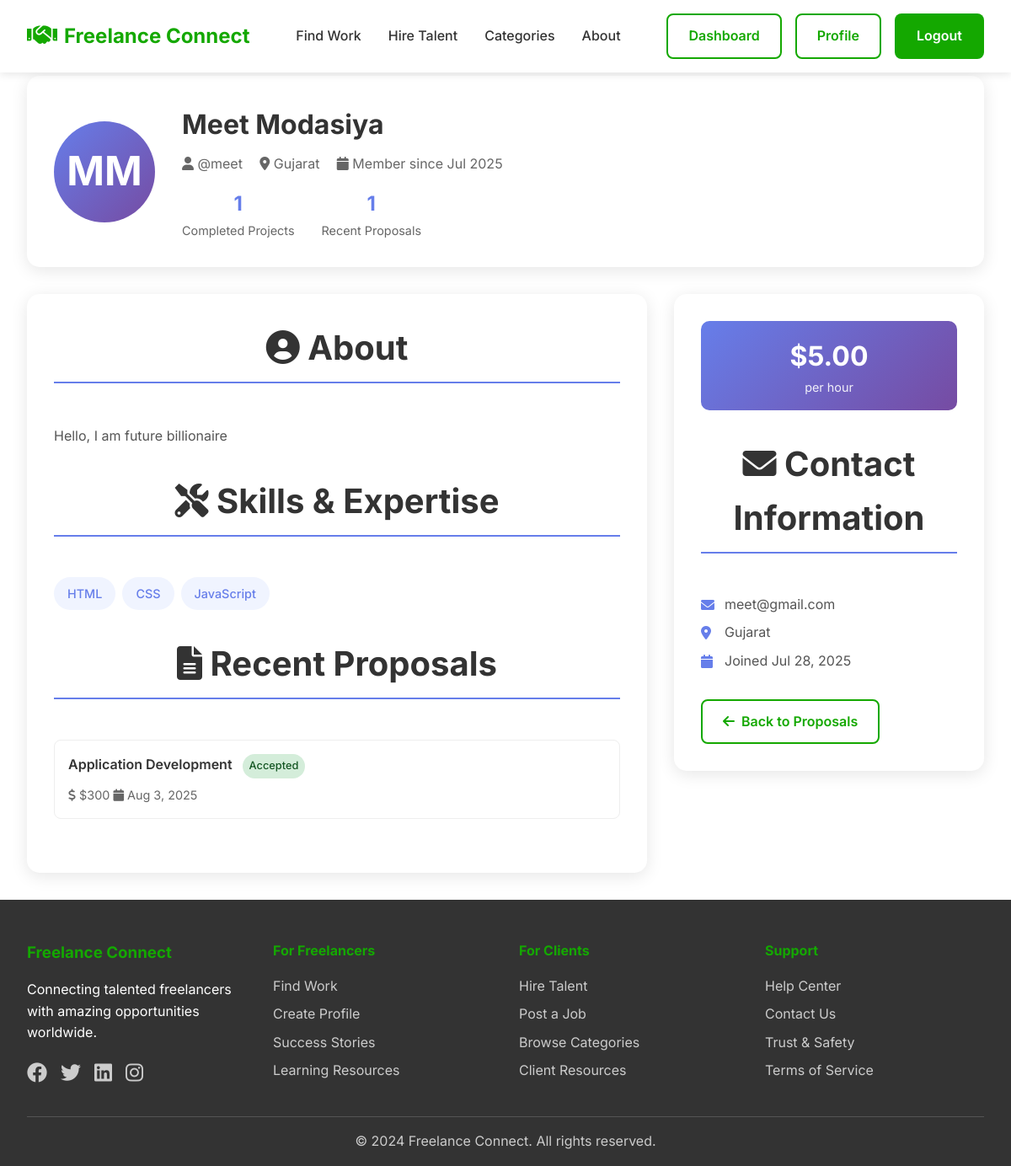
/freelance-connect/view-freelancer-profile.php?id=4 (signed in), run on the app's committed database.
### tables this page shows
CREATE TABLE `users` (
  `id` int(11) NOT NULL,
  `username` varchar(50) NOT NULL,
  `email` varchar(100) NOT NULL,
  `password_hash` varchar(255) NOT NULL,
  `first_name` varchar(50) NOT NULL,
  `last_name` varchar(50) NOT NULL,
  `user_type` enum('freelancer','client') NOT NULL,
  `profile_image` varchar(255) DEFAULT NULL,
  `bio` text DEFAULT NULL,
  `skills` text DEFAULT NULL,
  `hourly_rate` decimal(10,2) DEFAULT NULL,
  `location` varchar(100) DEFAULT NULL,
  `created_at` timestamp NOT NULL DEFAULT current_timestamp(),
  `updated_at` timestamp NOT NULL DEFAULT current_timestamp() ON UPDATE current_timestamp(),
  `status` enum('active','suspended','banned') DEFAULT 'active'
);

CREATE TABLE `proposals` (
  `id` int(11) NOT NULL,
  `project_id` int(11) NOT NULL,
  `freelancer_id` int(11) NOT NULL,
  `cover_letter` text NOT NULL,
  `bid_amount` decimal(10,2) NOT NULL,
  `delivery_time` int(11) NOT NULL,
  `status` enum('pending','accepted','rejected') DEFAULT 'pending',
  `created_at` timestamp NOT NULL DEFAULT current_timestamp(),
  `admin_notes` text DEFAULT NULL
);

CREATE TABLE `projects` (
  `id` int(11) NOT NULL,
  `client_id` int(11) NOT NULL,
  `category_id` int(11) NOT NULL,
  `title` varchar(200) NOT NULL,
  `description` text NOT NULL,
  `budget_min` decimal(10,2) DEFAULT NULL,
  `budget_max` decimal(10,2) DEFAULT NULL,
  `project_type` enum('fixed','hourly') NOT NULL,
  `skills_required` text DEFAULT NULL,
  `status` enum('open','in_progress','completed','cancelled') DEFAULT 'open',
  `created_at` timestamp NOT NULL DEFAULT current_timestamp(),
  `updated_at` timestamp NOT NULL DEFAULT current_timestamp() ON UPDATE current_timestamp(),
  `admin_notes` text DEFAULT NULL
);

### freelance-connect/view-freelancer-profile.php (the view, shortened to what this page needs)
<?php
require_once 'config/db.php';
$freelancer_id = $_GET['id'] ?? '';
try {
    $stmt = $pdo->prepare("
        SELECT id, username, email, first_name, last_name, bio, skills, hourly_rate, location, profile_image, created_at
        FROM users
        WHERE id = ? AND user_type = 'freelancer'
    ");
    $stmt->execute([$freelancer_id]);
    $freelancer = $stmt->fetch(PDO::FETCH_ASSOC);
} catch (PDOException $e) {
    header("Location: view-proposals.php");
    exit();
}
try {
    $stmt = $pdo->prepare("
        SELECT COUNT(*) as completed_count
        FROM proposals p
        JOIN projects pr ON p.project_id = pr.id
        WHERE p.freelancer_id = ? AND p.status = 'accepted'
    ");
    $stmt->execute([$freelancer_id]);
    $completedProjects = $stmt->fetch(PDO::FETCH_ASSOC)['completed_count'];
} catch (PDOException $e) {
    $completedProjects = 0;
}
try {
    $stmt = $pdo->prepare("
        SELECT p.title, pr.status, pr.created_at, pr.bid_amount
        FROM proposals pr
        JOIN projects p ON pr.project_id = p.id
        WHERE pr.freelancer_id = ?
        ORDER BY pr.created_at DESC
        LIMIT 5
    ");
    $stmt->execute([$freelancer_id]);
    $recentProposals = $stmt->fetchAll(PDO::FETCH_ASSOC);
} catch (PDOException $e) {
    $recentProposals = [];
}
$skills = !empty($freelancer['skills']) ? explode(', ', $freelancer['skills']) : [];
?>
<!DOCTYPE html>
<html lang="en">
<head>
    <link rel="stylesheet" href="assets/css/style.css">
    <link href="https://cdnjs.cloudflare.com/ajax/libs/font-awesome/6.0.0/css/all.min.css" rel="stylesheet">
</head>
<body>
    <?php include 'includes/header.php'; ?>
    <div class="profile-container">
        <div class="back-link">
            <a href="view-proposals.php">
            </a>
        </div>
        <div class="profile-header">
            <div class="profile-avatar">
                <?php echo strtoupper(substr($freelancer['first_name'], 0, 1) . substr($freelancer['last_name'], 0, 1)); ?>
            </div>
            <div class="profile-info">
                <h1><?php echo htmlspecialchars($freelancer['first_name'] . ' ' . $freelancer['last_name']); ?></h1>
                <div class="profile-meta">
                    <span><i class="fas fa-user"></i> @<?php echo htmlspecialchars($freelancer['username']); ?></span>
                    <?php if (!empty($freelancer['location'])): ?>
                        <span><i class="fas fa-map-marker-alt"></i>
                            <?php echo htmlspecialchars($freelancer['location']); ?></span>
                    <?php endif; ?>
                    <span><i class="fas fa-calendar"></i> Member since
                        <?php echo date('M Y', strtotime($freelancer['created_at'])); ?></span>
                </div>
                <div class="profile-stats">
                    <div class="stat-item">
                        <div class="stat-number"><?php echo $completedProjects; ?></div>
                        <div class="stat-label">Completed Projects</div>
                    </div>
                    <div class="stat-item">
                        <div class="stat-number"><?php echo count($recentProposals); ?></div>
                        <div class="stat-label">Recent Proposals</div>
                    </div>
                </div>
            </div>
        </div>
        <div class="profile-content">
            <div class="main-content">
                <?php if (!empty($freelancer['bio'])): ?>
                    <div class="section-title">
                        <i class="fas fa-user-circle"></i> About
                    </div>
                    <div class="bio-text">
                        <?php echo nl2br(htmlspecialchars($freelancer['bio'])); ?>
                    </div>
                <?php endif; ?>
                <?php if (!empty($skills)): ?>
                    <div class="skills-section">
                        <div class="section-title">
                            <i class="fas fa-tools"></i> Skills & Expertise
                        </div>
                        <div class="skills-grid">
                            <?php foreach ($skills as $skill): ?>
                                <span class="skill-tag"><?php echo htmlspecialchars(trim($skill)); ?></span>
                            <?php endforeach; ?>
                        </div>
                    </div>
                <?php endif; ?>
                <?php if (!empty($recentProposals)): ?>
                    <div class="recent-proposals">
                        <div class="section-title">
                            <i class="fas fa-file-alt"></i> Recent Proposals
                        </div>
                        <?php foreach ($recentProposals as $proposal): ?>
                            <div class="proposal-item">
                                <div class="proposal-title">
                                    <?php echo htmlspecialchars($proposal['title']); ?>
                                    <span class="proposal-status status-<?php echo $proposal['status']; ?>">
                                        <?php echo ucfirst($proposal['status']); ?>
                                    </span>
                                </div>
                                <div class="proposal-meta">
                                    <span><i class="fas fa-dollar-sign"></i>
                                        $<?php echo number_format($proposal['bid_amount']); ?></span>
                                    <span><i class="fas fa-calendar"></i>
                                        <?php echo date('M j, Y', strtotime($proposal['created_at'])); ?></span>
                                </div>
                            </div>
                        <?php endforeach; ?>
                    </div>
                <?php endif; ?>
            </div>
            <div class="sidebar">
                <?php if (!empty($freelancer['hourly_rate'])): ?>
                    <div class="hourly-rate">
                        <div class="rate-amount">$<?php echo number_format($freelancer['hourly_rate'], 2); ?></div>
                        <div class="rate-label">per hour</div>
                    </div>
                <?php endif; ?>
                <div class="contact-info">
                    <div class="section-title">
                        <i class="fas fa-envelope"></i> Contact Information
                    </div>
                    <div class="contact-item">
                        <i class="fas fa-envelope"></i>
                        <span><?php echo htmlspecialchars($freelancer['email']); ?></span>
                    </div>
                    <?php if (!empty($freelancer['location'])): ?>
                        <div class="contact-item">
                            <i class="fas fa-map-marker-alt"></i>
                            <span><?php echo htmlspecialchars($freelancer['location']); ?></span>
                        </div>
                    <?php endif; ?>
                    <div class="contact-item">
                        <i class="fas fa-calendar"></i>
                        <span>Joined <?php echo date('M j, Y', strtotime($freelancer['created_at'])); ?></span>
                    </div>
                </div>
                <div class="action-buttons">
                    <a href="view-proposals.php" class="btn btn-outline">
                        <i class="fas fa-arrow-left"></i> Back to Proposals
                    </a>
                </div>
            </div>
        </div>
    </div>
    <?php include 'includes/footer.php'; ?>
</body>
</html>

### freelance-connect/assets/css/style.css (style rules this page uses)
* { margin: 0; padding: 0; box-sizing: border-box; }
body { font-family: 'Inter', sans-serif; line-height: 1.6; color: #333; background-color: #fff; }
.btn { padding: 0.75rem 1.5rem; border-radius: 8px; text-decoration: none; font-weight: 600; transition: all 0.3s ease; border: 2px solid transparent; }
.btn-outline { color: #14a800; border-color: #14a800; background: transparent; }
.section-title { text-align: center; font-size: 2.5rem; font-weight: 700; margin-bottom: 3rem; color: #333; }

### freelance-connect/view-freelancer-profile.php (style rules this page uses)
.profile-container { max-width: 1200px; margin: 0 auto; padding: 2rem; }
.profile-header { background: white; border-radius: 15px; padding: 2rem; box-shadow: 0 4px 20px rgba(0, 0, 0, 0.1); margin-bottom: 2rem; display: flex; align-items: center; gap: 2rem; }
.profile-avatar { width: 120px; height: 120px; border-radius: 50%; background: linear-gradient(135deg, #667eea 0%, #764ba2 100%); display: flex; align-items: center; justify-content: center; color: white; font-size: 3rem; font-weight: bold; flex-shrink: 0; }
.profile-info h1 { margin: 0 0 0.5rem 0; color: #333; font-size: 2rem; }
.profile-meta { color: #666; margin-bottom: 1rem; }
.profile-meta span { margin-right: 1rem; }
.profile-stats { display: flex; gap: 2rem; margin-top: 1rem; }
.stat-item { text-align: center; }
.stat-number { font-size: 1.5rem; font-weight: bold; color: #667eea; }
.stat-label { font-size: 0.9rem; color: #666; }
.profile-content { display: grid; grid-template-columns: 2fr 1fr; gap: 2rem; }
.main-content { background: white; border-radius: 15px; padding: 2rem; box-shadow: 0 4px 20px rgba(0, 0, 0, 0.1); }
.sidebar { background: white; border-radius: 15px; padding: 2rem; box-shadow: 0 4px 20px rgba(0, 0, 0, 0.1); height: fit-content; }
.section-title { font-size: 1.5rem; font-weight: 600; color: #333; margin-bottom: 1rem; border-bottom: 2px solid #667eea; padding-bottom: 0.5rem; }
.bio-text { line-height: 1.8; color: #555; margin-bottom: 2rem; }
.skills-section { margin-bottom: 2rem; }
.skills-grid { display: flex; flex-wrap: wrap; gap: 0.5rem; }
.skill-tag { background: #f0f4ff; color: #667eea; padding: 0.5rem 1rem; border-radius: 20px; font-size: 0.9rem; font-weight: 500; }
.contact-info { margin-bottom: 2rem; }
.contact-item { display: flex; align-items: center; gap: 0.5rem; margin-bottom: 0.5rem; color: #555; }
.contact-item i { color: #667eea; width: 20px; }
.hourly-rate { background: linear-gradient(135deg, #667eea 0%, #764ba2 100%); color: white; padding: 1rem; border-radius: 10px; text-align: center; margin-bottom: 2rem; }
.rate-amount { font-size: 2rem; font-weight: bold; }
.rate-label { font-size: 0.9rem; opacity: 0.9; }
.recent-proposals { margin-bottom: 2rem; }
.proposal-item { padding: 1rem; border: 1px solid #eee; border-radius: 8px; margin-bottom: 1rem; }
.proposal-title { font-weight: 600; color: #333; margin-bottom: 0.5rem; }
.proposal-meta { font-size: 0.9rem; color: #666; }
.proposal-status { display: inline-block; padding: 0.25rem 0.5rem; border-radius: 15px; font-size: 0.8rem; font-weight: 500; margin-left: 0.5rem; }
.status-accepted { background: #d4edda; color: #155724; }
.action-buttons { display: flex; gap: 1rem; margin-top: 2rem; }
.btn { padding: 0.75rem 1.5rem; border: none; border-radius: 8px; font-weight: 500; text-decoration: none; display: inline-flex; align-items: center; gap: 0.5rem; transition: transform 0.2s ease; }
.btn-outline { background: transparent; color: #667eea; border: 2px solid #667eea; }
.back-link { margin-bottom: 2rem; }
.back-link a { color: #667eea; text-decoration: none; display: inline-flex; align-items: center; gap: 0.5rem; font-weight: 500; }

### data on the page
users: first_name+last_name "MM", first_name+last_name "Meet Modasiya", username "meet", location "Gujarat", created_at "Jul 2025", bio "Hello, I am future billionaire", skills "HTML", skills "CSS", skills "JavaScript", hourly_rate "5.00", email "meet@gmail.com", created_at "Jul 28, 2025"
proposals: project.title "Application Development", status "Accepted", bid_amount "300", created_at "Aug 3, 2025"

### other printed values
$completedProjects "1"
count($recentProposals) "1"
